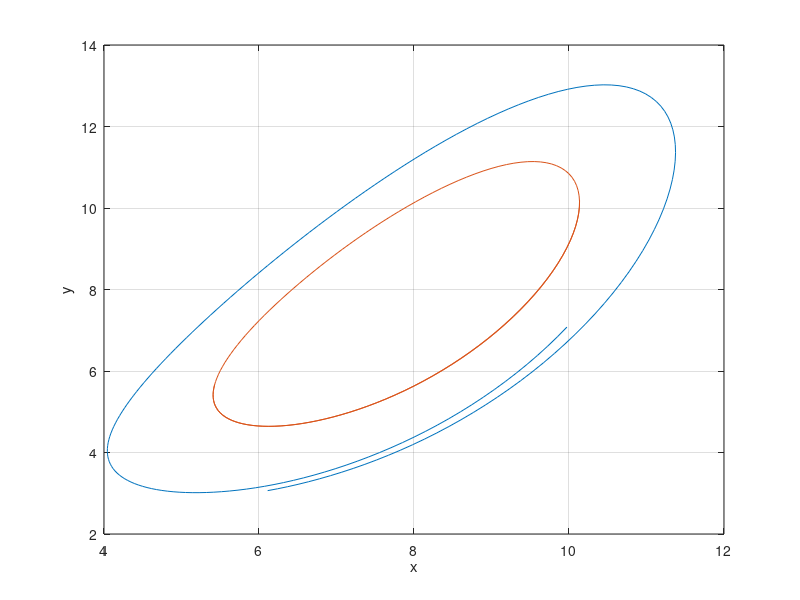

MATLAB code to generate this figure: (Note: this script raises an error after producing the figure.)
% addpath     'C:\Users\Izabela\Documents\git\rotst2\scripts\source_for_mtb'
% cd     'C:\Users\Izabela\Documents\git\mtb-work\meca-pres-2024'

clc; clear; close all;
addpath /people/gesla/Documents/git/rotst2/scripts/source_for_mtb;
cd /people/gesla/Documents/plq_ti/;
cd     '/people/gesla/Documents/git/mtb-work/meca-pres-2024'


%% hopf ti

nP=1; r=24; np=200;
lorenz = @(t,x) [10*(x(2)-x(1));r*x(1)-1*x(1)*x(3)-x(2);x(1)*x(2)-(8/3)*x(3)]; % Anonymous Function
% [T,X] = ode45(lorenz, [0 :T/(np):1*T], [-6.2262, -11.0027,13.0515]);
ev=[ -0.0328   -0.6228    0.6818]*5;
% ev=[ -0.0328   -0.6228    0.6818]*-2;
T=0.6779; T= 0.6803*1.2; [t,X] = ode45(lorenz, [0 :T/(np-2):T/(np-2)*(np-1)*nP],[10.135982315094342  10.189521543725682  25.691556187487929]+ev);
T=0.6779; T= 0.6803*1.5; [t,X2] = ode45(lorenz, [0 :T/(np-2):T/(np-2)*(np-1)*nP],[10.135982315094342  10.189521543725682  25.691556187487929]+ev*0);
% T=0.6779; T= 0.6803; [t,X] = ode45(lorenz, [0 :T/(np-2):T/(np-2)*(np-1)*nP], [9.3 11.1 22.2]);
%
close all;
plot(X(:,1),X(:,2)); hold on;
plot(X2(:,1),X2(:,2));
xlabel("x"); ylabel("y"); grid on;

fnts=10; jfm_plt_aid_comm; size_sq23;
%%
% exportgraphics(gcf,"hopforb24.eps")
exportgraphics(gcf,"hopforb24-shoot.eps")

%%
a=load("udat.mat"); np=(length(a.u)-1)/3;
X=reshape(a.u(1:end-1),[3,np])';

close all;
plot(X(:,1),X(:,2)); hold on;
plot(X(:,1),X(:,2),'x'); hold on;
% plot(X2(:,1),X2(:,2));
xlabel("x"); ylabel("y"); grid on;

fnts=10; jfm_plt_aid_comm; size_sq23;
%%
exportgraphics(gcf,"hopforb24-coll.eps")

%% lorenz sn

% close all;
clf; 
nt=15;
% up=[evc(:,105);0]; ntp=nt; u1=up(1:end-1);
% up=[j2*u2;0]; ntp=nt; 
u0=load("uSN-lorenz-nt15.mat"); u0=u0.u;
up=[u0]; ntp=nt; 
zp=reshape(up(1:(end-1)/2),[3,ntp])'+1i*reshape(up((end-1)/2+1:(end-1)),[3,ntp])';
zp=[zp(1:2,:);zeros(1000,3)];
xp=ifft([zp;conj(flipud(zp(2:end,:)))])*((length(zp)-1)*2+1);xp=real(xp); xpp=xp;
% xp=xp+xpb;  
% plot3(xp(:,1),xp(:,2),xp(:,3)); grid on; hold on; xBase=xp;
plot(xp(:,1),xp(:,2)); grid on; hold on; xBase=xp;
xlabel("x"); ylabel("y"); grid on;



zp=reshape(up(1:(end-1)/2),[3,ntp])'+1i*reshape(up((end-1)/2+1:(end-1)),[3,ntp])';
zp=[zp(1:3,:);zeros(1000,3)];
xp=ifft([zp;conj(flipud(zp(2:end,:)))])*((length(zp)-1)*2+1);xp=real(xp); xpp=xp;
plot(xp(:,1),xp(:,2)); grid on; hold on; xBase=xp;

plot(X2(:,1),X2(:,2)); 

legend("nt = 1","nt = 2","exact","Location","best")

fnts=10; jfm_plt_aid_comm; size_sq23;
%%
% exportgraphics(gcf,"hopforb24-sn-1.eps")
exportgraphics(gcf,"hopforb24-sn-1-2.eps")
%% harmonics
close all;


% up=[evc(:,105);0]; ntp=nt; u1=up(1:end-1);
% up=[j2*u2;0]; ntp=nt; 
u0=load("uSN-lorenz-nt15.mat"); u0=u0.u;
up=[u0]; ntp=nt; 
zp=reshape(up(1:(end-1)/2),[3,ntp])'+1i*reshape(up((end-1)/2+1:(end-1)),[3,ntp])';
zp=[zp(1:1,:)*0;zp(2,:);zeros(1000,3)];
xp=ifft([zp;conj(flipud(zp(2:end,:)))])*((length(zp)-1)*2+1);xp=real(xp); xpp=xp;
% xp=xp+xpb;  
% plot3(xp(:,1),xp(:,2),xp(:,3)); grid on; hold on; xBase=xp;
plot(linspace(0,1,length(xp)),xp(:,1)); grid on; hold on; xBase=xp;
% xlabel("t/T"); 
ylabel("x"); grid on;

% plot(X2(:,1),X2(:,2)); legend("nt = 1","exact","Location","best")

fnts=10; jfm_plt_aid_comm; size_sq23; set(gcf,"Position",[450.0000  553.0000  431.0000   88.3333]);
% set(gca,"Position",[0.1472    0.3521    0.7578    0.5729])
%%
exportgraphics(gcf,"hopforb24-sn-har-1.eps")

%% langford
l=1.99; close all;
mu=l;

delta=0.8*mu-0.8*2.8+1;
z=[-1-sqrt(delta),-1+sqrt(delta)]/-0.4;
r=sqrt(-z.*(z-mu));

langford = @(t,y) [(l-3)*y(1)-1/4*y(2)+y(1)*(y(3)+0.2*(1-y(3)^2));
    (l-3)*y(2)+1/4*y(1)+y(2)*(y(3)+0.2*(1-y(3)^2));
    l*y(3)-(y(1)*y(1)+y(2)*y(2)+y(3)*y(3))]; % Anonymous Function
 % [t,X] = ode45(langford, [0,1000], [ 0.2334 -0.9401 1.0858]);
 [t,X0] = ode45(langford, [0,1000], [ r(2),0,z(2)]);
% plot(X(:,1),X(:,2))
% plot3(X(:,1),X(:,2),X(:,3)); hold on;

l=2.005;
langford = @(t,y) [(l-3)*y(1)-1/4*y(2)+y(1)*(y(3)+0.2*(1-y(3)^2));
    (l-3)*y(2)+1/4*y(1)+y(2)*(y(3)+0.2*(1-y(3)^2));
    l*y(3)-(y(1)*y(1)+y(2)*y(2)+y(3)*y(3))]; % Anonymous Function
 % [t,X] = ode45(langford, [0,1000], [ 0.2334 -0.9401 1.0858]);
 [t,X1] = ode45(langford, [0,1000], [0.2493   -1.0089    1.3466]);

 plot3(X0(:,1),X0(:,2),X0(:,3),LineWidth=2); hold on;
 plot3(X1(:,1),X1(:,2),X1(:,3)); hold on;

 grid; xlabel('x'); ylabel('y'); zlabel('z'); legend("$\lambda=1.99$","$\lambda=2.005$","Location","northwest")
 fnts=10; jfm_plt_aid_comm; size_sq23;

 %%
%  exportgraphics(gcf,"langford1.png","Resolution",300)

 exportgraphics(gcf,"langford1.eps","Resolution",300)
 %% lang cheb
 load lang.mat;

 close all;
up=u+1e-3*sum([evc(:,1:2);0,0],2)*0;
neq=3;
xch=X*0;
for i=0:nt-1    
    xch(:,1)=xch(:,1)+up(i*neq+1).*cos(i*acos(tch1));
    xch(:,2)=xch(:,2)+up(i*neq+2).*cos(i*acos(tch1));
    xch(:,3)=xch(:,3)+up(i*neq+3).*cos(i*acos(tch1));
end

% plot(tch,xch,'-'); hold on; set(gca,"ColorOrderIndex",1); %same as ycut
plot3(xch(:,1),xch(:,2),xch(:,3),'-'); hold on; %cd mecaplot3(xch(1,1),xch(1,2),xch(1,3),'>'); hold on; 
grid on; hold on;

up=u+1e-2*sum([evc(:,1:2);0,0],2);
neq=3;
xch=X*0;
for i=0:nt-1    
    xch(:,1)=xch(:,1)+up(i*neq+1).*cos(i*acos(tch1));
    xch(:,2)=xch(:,2)+up(i*neq+2).*cos(i*acos(tch1));
    xch(:,3)=xch(:,3)+up(i*neq+3).*cos(i*acos(tch1));
end

% plot(tch,xch,'-'); hold on; set(gca,"ColorOrderIndex",1); %same as ycut
plot3(xch(:,1),xch(:,2),xch(:,3),'-'); hold on; %plot3(xch(1,1),xch(1,2),xch(1,3),'>'); hold on; 

plot3(xch(1,1),xch(1,2),xch(1,3),'g.','MarkerSize',20); 
plot3(xch(end,1),xch(end,2),xch(end,3),'r.','MarkerSize',20); zlabel('z');
grid on; hold on;

grid; xlabel('x'); ylabel('y'); zlabel('z'); %legend("$\lambda=1.99$","$\lambda=2.005$","Location","northwest")
 fnts=10; jfm_plt_aid_comm; size_sq23; grid;
%%
% exportgraphics(gcf,"langford2.png","Resolution",300)
exportgraphics(gcf,"langford2.eps","Resolution",300)